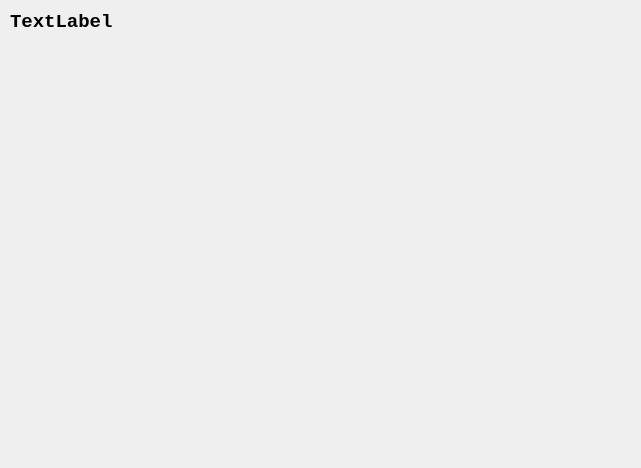
<?xml version="1.0" encoding="UTF-8"?>
<ui version="4.0">
 <class>InvertedMatrixWindow</class>
 <widget class="QWidget" name="InvertedMatrixWindow">
  <property name="geometry">
   <rect>
    <x>0</x>
    <y>0</y>
    <width>641</width>
    <height>468</height>
   </rect>
  </property>
  <property name="sizePolicy">
   <sizepolicy hsizetype="Preferred" vsizetype="Preferred">
    <horstretch>0</horstretch>
    <verstretch>0</verstretch>
   </sizepolicy>
  </property>
  <property name="windowTitle">
   <string>Обратная матрица</string>
  </property>
  <widget class="QWidget" name="gridLayoutWidget">
   <property name="geometry">
    <rect>
     <x>10</x>
     <y>40</y>
     <width>621</width>
     <height>421</height>
    </rect>
   </property>
   <layout class="QGridLayout" name="grid_matrix"/>
  </widget>
  <widget class="QWidget" name="horizontalLayoutWidget">
   <property name="geometry">
    <rect>
     <x>10</x>
     <y>10</y>
     <width>621</width>
     <height>24</height>
    </rect>
   </property>
   <layout class="QHBoxLayout" name="horizontalLayout">
    <item>
     <widget class="QLabel" name="label_matrix_type">
      <property name="font">
       <font>
        <family>Consolas</family>
        <pointsize>14</pointsize>
        <weight>75</weight>
        <bold>true</bold>
       </font>
      </property>
      <property name="text">
       <string>TextLabel</string>
      </property>
     </widget>
    </item>
   </layout>
  </widget>
 </widget>
 <resources/>
 <connections/>
</ui>
